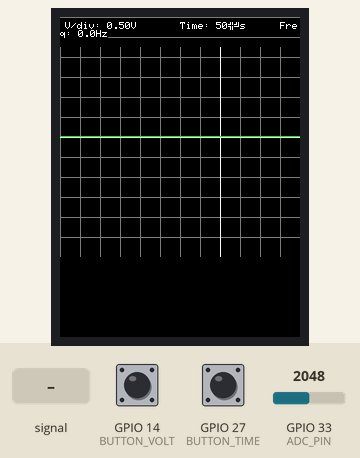
Recording of a sketch running on a simulated ESP32. On the bench: 240×320 colour display. Inputs (shaded band) come from the test bench; at power-on: GPIO 33 (ADC_PIN) = 2048, GPIO 14 (BUTTON_VOLT) HIGH, GPIO 27 (BUTTON_TIME) HIGH.

Above: at 1.4 s.
1.5 s: GPIO 33 (ADC_PIN) fed a 200 Hz sine of ±327 counts around its level
At 1.86 s:
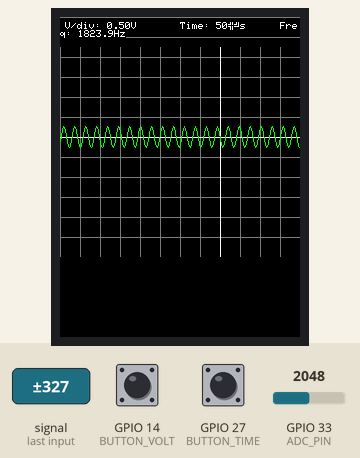
4.0 s: GPIO 33 (ADC_PIN) set to 2866
At 5.0 s:
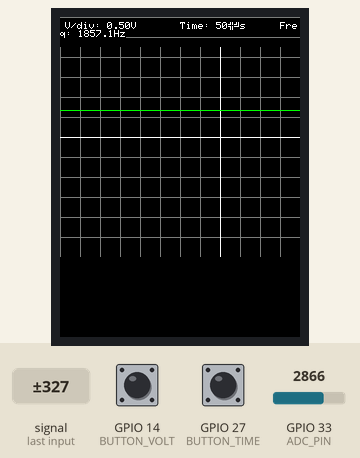
5.8 s: GPIO 14 (BUTTON_VOLT) pulled LOW for 1 s
At 7.7 s:
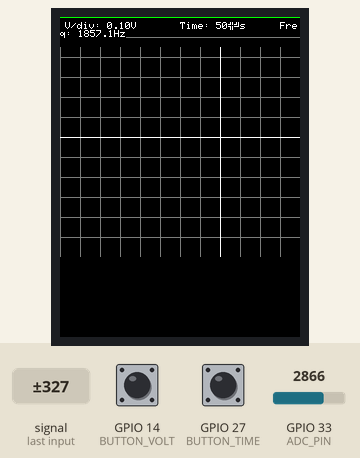
8.3 s: GPIO 27 (BUTTON_TIME) pulled LOW for 1 s
10.8 s: GPIO 33 (ADC_PIN) fed a 1000 Hz sine of ±1023 counts around its level
At 12.3 s:
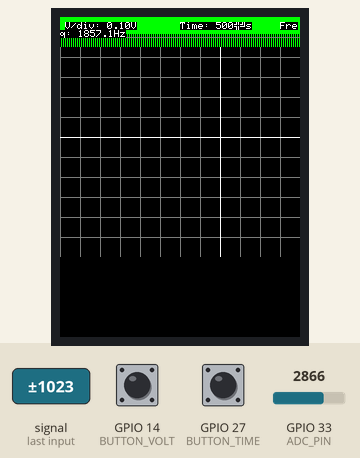
12.4 s: GPIO 33 (ADC_PIN) set to 3603
Timing chart, 0 to 15.3 s (numbered marks = the images above; inputs shaded):
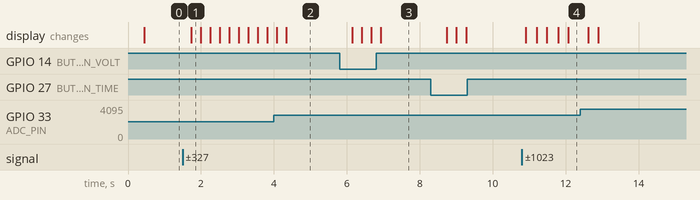

The sketch:

Oscilloscope_ESP32_2.ino
```cpp
#include <TFT_eSPI.h>
#include <SPI.h>
#include <math.h>  // For sine wave test pattern

#define SCREEN_WIDTH 320
#define SCREEN_HEIGHT 240
#define ADC_PIN 33
#define BUTTON_VOLT 14  // Voltage scale button
#define BUTTON_TIME 27  // Time scale button

TFT_eSPI tft = TFT_eSPI();

// Buffer for samples (double buffer for smoother display)
const int NUM_POINTS = SCREEN_WIDTH;
uint16_t samples[NUM_POINTS];
uint16_t displayBuffer[NUM_POINTS];

// Voltage scales (in volts per division)
const float voltDivOptions[] = {0.1, 0.2, 0.5, 1.0, 2.0, 5.0};
int voltDivIndex = 2;  // Default 0.5V/div

// Timebase settings (microseconds per sample)
const int timeDelays[] = {10, 20, 50, 100, 200, 500};  // In microseconds
int timeDivIndex = 2;  // Default 50μs

// Display settings
const int GRID_SIZE = 20;  // Pixels per division
const int GRID_ORIGIN_X = SCREEN_WIDTH / 2;
const int GRID_ORIGIN_Y = SCREEN_HEIGHT / 2;
const float VREF = 3.3;    // ESP32 ADC reference voltage
const int ADC_RESOLUTION = 4095;

// Button debounce
unsigned long lastDebounce = 0;
const int debounceDelay = 200;

// For frequency calculation
unsigned long lastSampleTime = 0;
float measuredFreq = 0;

void setup() {
  Serial.begin(115200);
  tft.init();
  tft.setRotation(0);
  tft.fillScreen(TFT_BLACK);
  tft.setTextColor(TFT_WHITE, TFT_BLACK);
  tft.setTextSize(1);

  pinMode(BUTTON_VOLT, INPUT_PULLUP);
  pinMode(BUTTON_TIME, INPUT_PULLUP);

  // Initialize with test pattern
  generateTestPattern();
  drawGrid();
}

void loop() {
  handleButtons();
  acquireSamples();
  processSamples();
  updateDisplay();
  delay(50);  // Reduce refresh rate for stability
}

void handleButtons() {
  if (millis() - lastDebounce > debounceDelay) {
    if (digitalRead(BUTTON_VOLT) == LOW) {
      voltDivIndex = (voltDivIndex + 1) % (sizeof(voltDivOptions) / sizeof(voltDivOptions[0]));
      lastDebounce = millis();
    }
    if (digitalRead(BUTTON_TIME) == LOW) {
      timeDivIndex = (timeDivIndex + 1) % (sizeof(timeDelays) / sizeof(timeDelays[0]));
      lastDebounce = millis();
    }
  }
}

void acquireSamples() {
  unsigned long sampleInterval = timeDelays[timeDivIndex];
  unsigned long sampleTime = micros();

  for (int i = 0; i < NUM_POINTS; i++) {
    // Multi-sample averaging for noise reduction
    uint32_t sum = 0;
    for (int j = 0; j < 4; j++) {
      sum += analogRead(ADC_PIN);
    }
    samples[i] = sum / 4;

    // Accurate timing between samples
    while (micros() - sampleTime < sampleInterval) {}
    sampleTime += sampleInterval;
  }

  // Simple frequency measurement (time for 10 zero crossings)
  int zeroCrossings = 0;
  int lastSign = (samples[0] > 2048) ? 1 : -1;
  int firstCross = -1, lastCross = -1;

  for (int i = 1; i < NUM_POINTS; i++) {
    int currentSign = (samples[i] > 2048) ? 1 : -1;
    if (currentSign != lastSign) {
      if (firstCross == -1) firstCross = i;
      lastCross = i;
      zeroCrossings++;
      lastSign = currentSign;
    }
  }

  if (zeroCrossings >= 10) {
    float waveDuration = (lastCross - firstCross) * timeDelays[timeDivIndex] / 1e6;
    measuredFreq = (zeroCrossings / 2) / waveDuration;
  }
}

void processSamples() {
  // Copy to display buffer (could add filtering here)
  memcpy(displayBuffer, samples, sizeof(samples));
}

void updateDisplay() {
  // Clear only the graph area (preserve info area)
  tft.fillRect(0, 30, SCREEN_WIDTH, SCREEN_HEIGHT - 30, TFT_BLACK);
  drawGrid();

  // Draw the waveform
  float voltsPerDiv = voltDivOptions[voltDivIndex];
  float pixelsPerVolt = GRID_SIZE / voltsPerDiv;

  int prevX = 0;
  int prevY = GRID_ORIGIN_Y - ((displayBuffer[0] / float(ADC_RESOLUTION) * VREF - VREF/2) * pixelsPerVolt);
  prevY = constrain(prevY, 0, SCREEN_HEIGHT - 1);

  for (int i = 1; i < NUM_POINTS; i++) {
    int x = i;
    int y = GRID_ORIGIN_Y - ((displayBuffer[i] / float(ADC_RESOLUTION) * VREF - VREF/2) * pixelsPerVolt);
    y = constrain(y, 0, SCREEN_HEIGHT - 1);

    tft.drawLine(prevX, prevY, x, y, TFT_GREEN);
    prevX = x;
    prevY = y;
  }

  // Display info
  tft.setCursor(5, 5);
  tft.printf("V/div: %.2fV", voltDivOptions[voltDivIndex]);
  tft.setCursor(120, 5);
  tft.printf("Time: %dμs", timeDelays[timeDivIndex]);
  tft.setCursor(220, 5);
  tft.printf("Freq: %.1fHz", measuredFreq);
}

void drawGrid() {
  // Vertical lines (time)
  for (int x = GRID_ORIGIN_X % GRID_SIZE; x < SCREEN_WIDTH; x += GRID_SIZE) {
    tft.drawFastVLine(x, 30, SCREEN_HEIGHT - 30, TFT_DARKGREY);
  }

  // Horizontal lines (voltage)
  for (int y = GRID_ORIGIN_Y % GRID_SIZE; y < SCREEN_HEIGHT; y += GRID_SIZE) {
    tft.drawFastHLine(0, y, SCREEN_WIDTH, TFT_DARKGREY);
  }

  // Center axes
  tft.drawFastHLine(0, GRID_ORIGIN_Y, SCREEN_WIDTH, TFT_WHITE);
  tft.drawFastVLine(GRID_ORIGIN_X, 30, SCREEN_HEIGHT - 30, TFT_WHITE);
}

void generateTestPattern() {
  // Generate a test sine wave pattern
  for (int i = 0; i < NUM_POINTS; i++) {
    samples[i] = 2048 + 1500 * sin(i * 2 * PI / 50.0);
  }
}
```

Measured:
- after the input at 1.5 s, the display: changes after 0.24 s (image 1)
- after the input at 5.8 s, the display: first changes after 0.35 s (image 3 shows a later state)
- after the input at 10.8 s, the display: first changes after 0.11 s (image 4 shows a later state)
